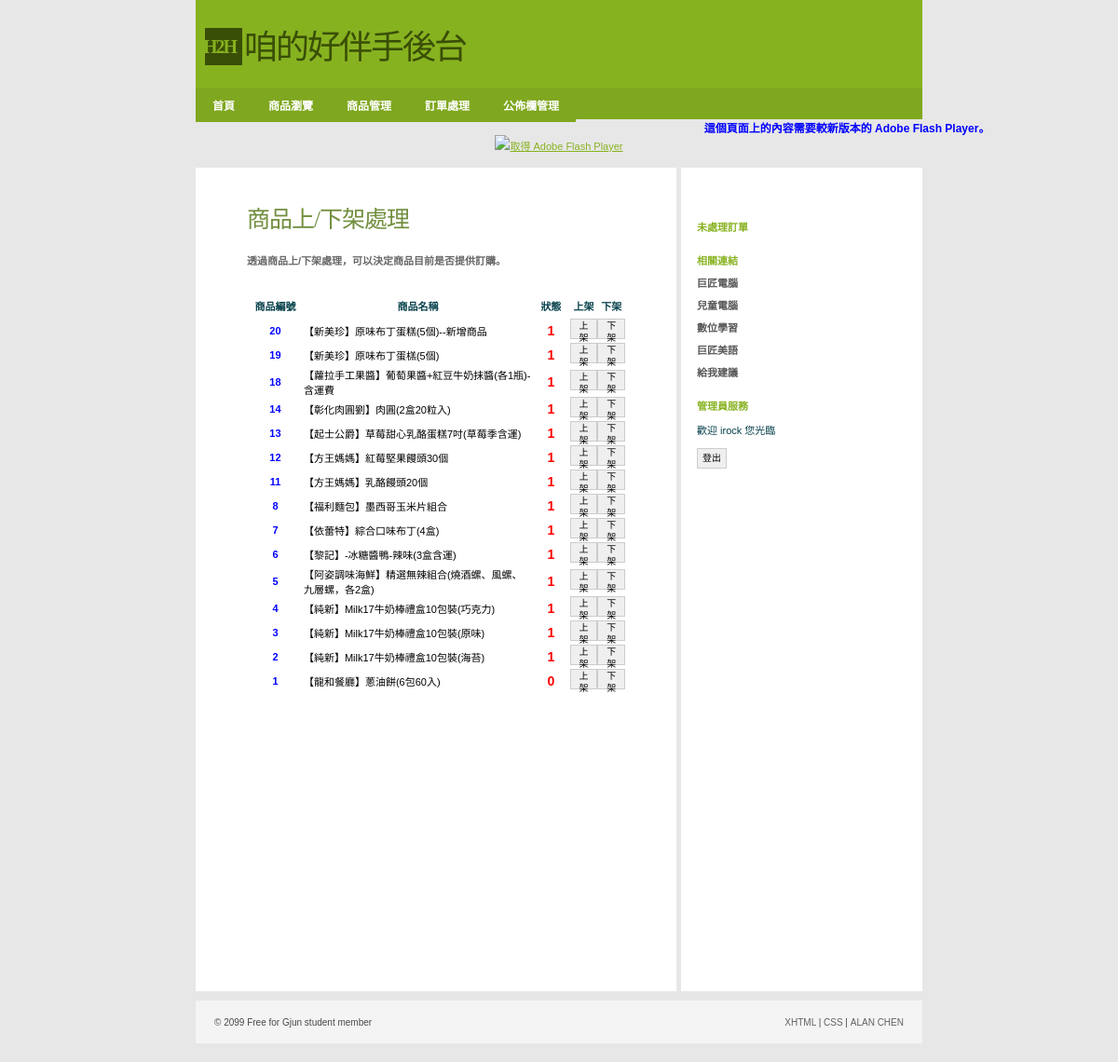
Page /Admin/productState.php (signed in) on the committed database.
### tables this page shows
CREATE TABLE `product` (
  `id` int(11) NOT NULL COMMENT '產品編號',
  `name` varchar(200) NOT NULL COMMENT '產品名稱',
  `introduce` text COMMENT '產品內容',
  `price` int(11) DEFAULT '0' COMMENT '產品單價',
  `qty` int(11) DEFAULT '0' COMMENT '產品庫存量',
  `state` tinyint(1) DEFAULT '1' COMMENT '產品上架否'
);

### Admin/productState.php (the view, shortened to what this page needs)
<?php require_once('../Connections/shop.php'); ?>
<?php
$query_productList = "SELECT * FROM product ORDER BY id DESC";
$productList = mysql_query($query_productList, $shop) or die(mysql_error());
$row_productList = mysql_fetch_assoc($productList);
$totalRows_productList = mysql_num_rows($productList);
 session_start(); ?>
<!DOCTYPE html PUBLIC "-//W3C//DTD XHTML 1.0 Strict//EN"
"http://www.w3.org/TR/xhtml1/DTD/xhtml1-strict.dtd">
<html xmlns="http://www.w3.org/1999/xhtml">
<head>
<link rel="stylesheet" href="../css/styles.css" media="all" type="text/css" />
</head>
<body>
  <div id="header">
      <div class="subContainer">
            <div id="logo">
            <div id="box">H2H</div>
            <p>咱的好伴手後台</p>
            </div>
    </div>
</div>
<div id="navigation">
	<ul id="sddm">
        <li><a href="index.php">首頁</a></li>
        <li><a href="productBrowser.php">商品瀏覽</a></li>
	    <li><a href="#"
        onmouseover="mopen('m1')"
        onmouseout="mclosetime()">商品管理</a>
    	</li>
        <li><a href="orderForm.php">訂單處理</a></li>
	    <li><a href="#"
        onmouseover="mopen('m2')"
        onmouseout="mclosetime()">公佈欄管理</a>
    	</li>
		</ul>
</div>
<object id="FlashID" classid="clsid:D27CDB6E-AE6D-11cf-96B8-444553540000" width="780" height="120">
    <object type="application/x-shockwave-flash" data="../Scripts/pic.swf" width="780" height="120">
      <div>
        <h4>這個頁面上的內容需要較新版本的 Adobe Flash Player。</h4>
        <p><a href="http://www.adobe.com/go/getflashplayer"><img src="http://www.adobe.com/images/shared/download_buttons/get_flash_player.gif" alt="取得 Adobe Flash Player" width="112" height="33" /></a></p>
      </div>
    </object>
  </object>
<div id="container">
  <div id="primaryContent">
    <h2>商品上/下架處理</h2>
	<h3>透過商品上/下架處理，可以決定商品目前是否提供訂購。</h3>
    <p>&nbsp;</p>
    <?php if ($totalRows_productList > 0) {  ?>
      <table width="100%" border="0" cellspacing="0" cellpadding="0">
        <tr>
          <th width="15%" align="center" scope="col"><p>商品編號</p></th>
          <th align="center" scope="col"><p>商品名稱</p></th>
          <th width="10%" align="center" scope="col"><p>狀態</p></th>
          <th align="center" scope="col"><p>上架</p></th>
          <th align="center" scope="col"><p>下架</p></th>
        </tr>
        <?php do { ?>
          <tr>
            <td align="center"><h6><?php echo $row_productList['id']; ?></h6></td>
            <td><?php echo $row_productList['name']; ?></td>
            <td align="center"><h5><?php echo $row_productList['state']; ?></h5></td>
            <td align="center">
            	<button onclick="location.href='productStateProcess.php?id=<?php echo $row_productList['id']; ?>&MM_update=form1&state=1'">上架</button>
            </td>
            <td align="center">
            	<button onclick="location.href='productStateProcess.php?id=<?php echo $row_productList['id']; ?>&MM_update=form1&state=0'">下架</button>
            </td>
          </tr>
          <?php } while ($row_productList = mysql_fetch_assoc($productList)); ?>
      </table>
      <?php }  ?>
    <p>&nbsp;</p>
    <p>&nbsp;</p>
    <p>&nbsp;</p>
    <p>&nbsp;</p>
    <p>&nbsp;</p>
    <p>&nbsp;</p>
    <p>&nbsp;</p>
    <p>&nbsp;</p>
    <p>&nbsp;</p>
    <p>&nbsp;</p>
    <p>&nbsp;</p>
    <p>&nbsp;</p>
  </div>
  <div id="secondaryContent">
    <p>&nbsp;</p>
    <h3>未處理訂單</h3>
    <h3>相關連結</h3>
    <ul class="links">
      <li><a href="http://www.pcschool.com.tw/">巨匠電腦</a></li>
      <li><a href="http://kid.pcschool.com.tw/">兒童電腦</a></li>
      <li><a href="http://www.soeasyedu.com.tw/">數位學習</a></li>
      <li><a href="http://www.soeasyedu.com.tw/">巨匠美語</a></li>
      <li><a href="http://www.off.com.tw/weiblog">給我建議</a>
    </ul>
    <?php if(!isset($_SESSION['MM_Username'])){?>
    <h3>管理員登入</h3>
    <form action="loginCheck.php" method="post">
      <p>
        <input value="user" name="user" placeholder="user" />
      </p>
      <p>
        <input name="password" type="password" value="" placeholder="password" />
      </p>
      <p>
        <button type="submit">送出</button>
      </p>
    </form>
    <?php }else{ ?>
    <h3>管理員服務</h3>
    <form action="logout.php" method="post">
    <p>歡迎 <?php echo $_SESSION['MM_Username'];?> 您光臨</p>
    <p><button type="submit">登出</button></p>
    </form>
	<?php }?>
  </div>
        <br class="clear" />
</div>
    <div id="footer">
        <ul>
            <li id="copyright">&copy; 2099 Free for Gjun student member</li>
            <li id="links">
                <ul>
                    <li><a href="#">XHTML</a> |</li>
                    <li><a href="#">CSS</a> |</li>
                    <li><a href="http://gjun.tw">ALAN CHEN</a></li>
                </ul>
            </li>
        </ul>
    </div>
</body>
</html>

### css/styles.css (style rules this page uses)
* { margin:0; padding:0; font-family:Verdana, Arial, Helvetica, sans-serif; }
body, html { margin:0; padding:0; background:#e7e7e7; text-align:center; margin-bottom:10px; }
h2 { font-family:'Georgia'; font-size:25px; letter-spacing:-1px; margin-top:15px; margin-bottom:20px; font-weight:normal; color:#718e3e; }
h3 { font-size:11px; font-weight:bold; color:#666; margin:5px 0; }
h4 { font-size:12px; color:#00F; }
h5 { font-size:14px; color:#F00; }
h6 { color:#00F; font-size:11px; line-height:25px; }
p { color:#043f4a; font-size:11px; line-height:25px; }
a { color:#87B220; text-decoration:underline; }
#container { width:780px; margin:10px auto; padding:0; background:#fff; text-align:left; }
#logo { margin:0; padding:0px; }
#logo #box { float:left; clear:none; height:40px; width:40px; margin:0 0 0 10px; padding:0px; background:#394E06; color:#87B220; font-family:Georgia, "Times New Roman", Times, serif; font-weight:bold; font-size:20px; line-height:40px; letter-spacing:-2px; text-indent:-2px; }
#logo p { float:left; clear:none; height:40px; width:260px; margin:0; padding:0; color:#394E06; font-family:Georgia, "Times New Roman", Times, serif; font-weight:normal; font-size:36px; text-indent:2px; line-height:43px; letter-spacing:-2px; font-style: normal; }
.subContainer, #navigation ul { width:780px; margin:0 auto; }
#header { text-align:left; margin:0 auto; padding:30px 0 0 0px; height:64px; background:#87b220; width: 780px; }
#navigation { margin:0 auto; padding:0; background:#7fa71f; height:34px; width: 780px; list-style:none; }
#navigation li { float:left; clear:none; list-style:none; }
#navigation li a { color:#fff; display:block; font-size:12px; text-decoration:none; font-weight:bold; padding:10px 18px; }
button { background-color:#EFEFEF; line-height:13px; color: #000; border: 1px solid #CCC; font-size: 10px; height:22px; margin: 0; padding: 0 5px; }
form p { padding:2px 0; }
img { border:0; }
#primaryContent { width:406px; padding:20px 55px; border-right:5px solid #e7e7e7; font-size:11px; float:left; clear:none; }
#secondaryContent { width:228px; padding:10px 14px; font-size:11px; float:right; clear:none; }
#secondaryContent h3 { color:#87b220; margin-top:20px; }
#secondaryContent ul { list-style:none; }
#secondaryContent li { list-style:none; padding-left:20px; margin:8px 0; background:url('../images/tiny_bullet.png') left bottom no-repeat; }
#secondaryContent li a { color:#575757; font-weight:bold; text-decoration:none; }
#secondaryContent .links li { padding-left:0px; margin:8px 0; background:none; }
#footer { margin:0 auto; margin-bottom:10px; height:10px; padding:18px 20px; clear:both; width:740px; text-align:left; font-size:10px; color:#484848; background:#f4f4f4; }
#footer ul { list-style:none; }
#footer li { list-style:none; display:inline; }
#footer #copyright { float:left; clear:none; }
#footer #links { float:right; clear:none; }
#footer a { color:#606060; text-decoration:none; }
#sddm { margin:0 auto; padding:0; background:#7fa71f; height:34px; width: 780px; list-style:none; }
#sddm li { float:left; clear:none; list-style:none; }
#sddm li a { color:#fff; background:#7fa71f; display:block; font-size:12px; text-decoration:none; font-weight:bold; padding:10px 18px; }
#sddm a { background:url('../images/nav_bg.gif'); }

### rows in the picture
product: id "20", name "【新美珍】原味布丁蛋糕(5個)--新增商品", state "1"
product: id "19", name "【新美珍】原味布丁蛋榚(5個)", state "1"
product: id "18", name "【蘿拉手工果醬】葡萄果醬+紅豆牛奶抹醬(各1瓶)-含運費", state "1"
product: id "14", name "【彰化肉圓劉】肉圓(2盒20粒入)", state "1"
product: id "13", name "【起士公爵】草莓甜心乳酪蛋糕7吋(草莓季含運)", state "1"
product: id "12", name "【方王媽媽】紅莓堅果饅頭30個", state "1"
product: id "11", name "【方王媽媽】乳酪饅頭20個", state "1"
product: id "8", name "【福利麵包】墨西哥玉米片組合", state "1"
product: id "7", name "【依蕾特】綜合口味布丁(4盒)", state "1"
product: id "6", name "【黎記】-冰糖醬鴨-辣味(3盒含運)", state "1"
product: id "5", name "【阿姿調味海鮮】精選無辣組合(燒酒螺、風螺、九層螺，各2盒)", state "1"
product: id "4", name "【純新】Milk17牛奶棒禮盒10包裝(巧克力)", state "1"
product: id "3", name "【純新】Milk17牛奶棒禮盒10包裝(原味)", state "1"
product: id "2", name "【純新】Milk17牛奶棒禮盒10包裝(海苔)", state "1"
product: id "1", name "【龍和餐廳】蔥油餅(6包60入)", state "0"

### other values in the picture
$_SESSION['MM_Username'] "irock"
